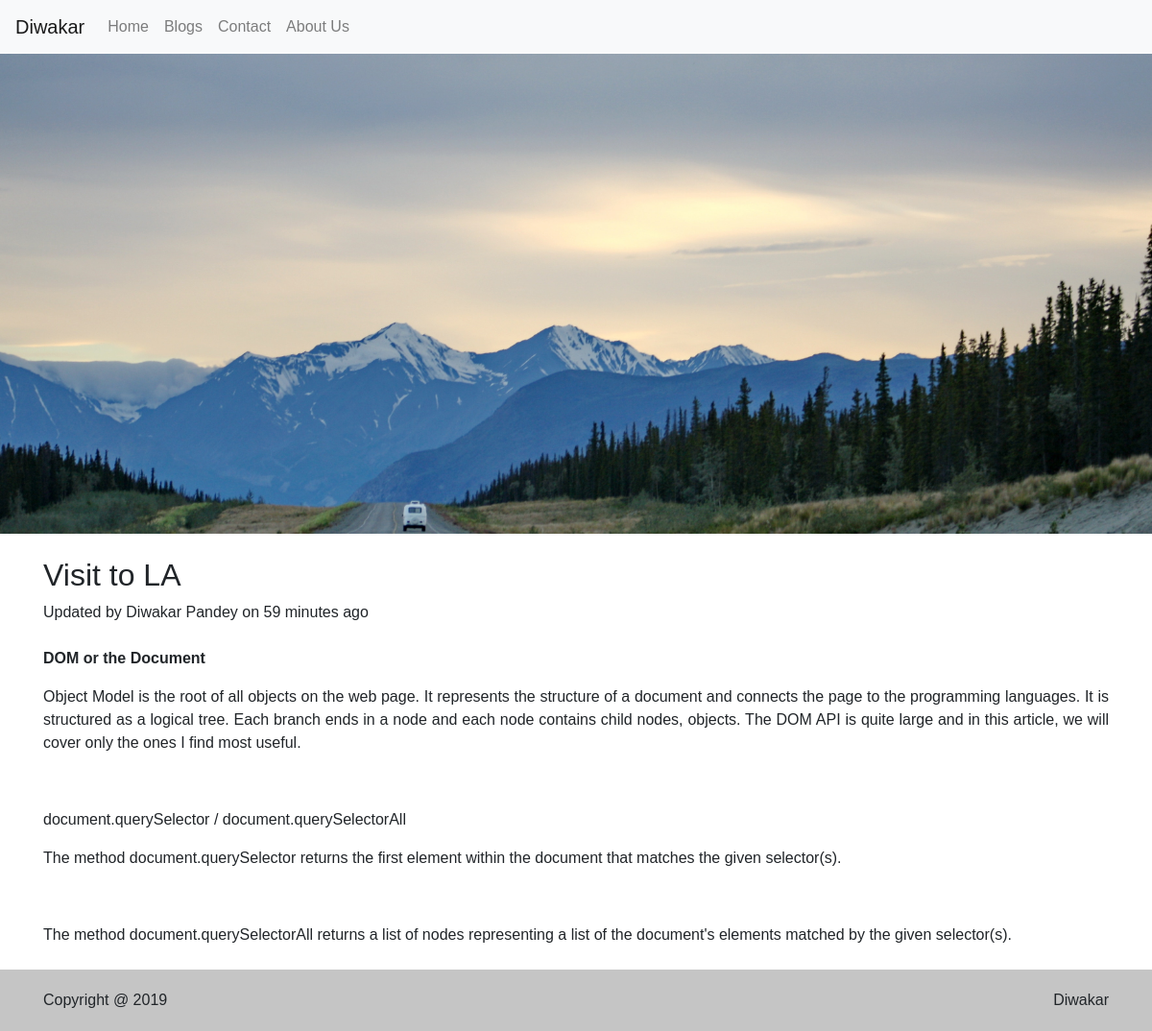
The app's page /blogs/1 with its own data.
### blog/models.py (models this page shows, shortened)
class Blog(models.Model):
    title = models.CharField(max_length=100)
    body = models.TextField()
    content = HTMLField(default="No content")
    cover_image = models.ImageField(upload_to="blogs", default="static/default_blog.jpg")
    created_date = models.DateTimeField(auto_now=True)
    created_by = models.ForeignKey(User, on_delete=models.SET_NULL, null=True)

### blog/views.py (the view)
# urls.py: path('<int:id>', blog_detail, name="blog_detail")
def blog_detail(request, id):
    context = {
        'blog': Blog.objects.get(pk=id)
    }
    return render(request, 'blog/blog_detail.html', context)

### blog/templates/blog/blog_detail.html (shortened to what this page needs)
{% extends 'blog/base/base.html' %}
{% load static %}
{% load humanize %}
{% block content %}
<div class="cover-image">
</div>
<div class="container">
    <div class="mt-4 mb-4">
        <h2>{{ blog.title }}</h2>
        <p>Updated by {{ blog.created_by.first_name }} {{ blog.created_by.last_name }} on {{ blog.created_date|naturaltime }}</p>
    </div>
    <div class="row">
        <div class="col-md-12">
            <div class="body mb-4">
                {{ blog.content|safe }}
            </div>
        </div>
    </div>
</div>
{% endblock %}

### blog/templates/blog/base/base.html (shortened to what this page needs)
<!doctype html>
<html lang="en">
  <head>
    <link rel="stylesheet" href="https://stackpath.bootstrapcdn.com/bootstrap/4.3.1/css/bootstrap.min.css">
  </head>
  <body>
    {% include 'blog/partial/navbar.html' %}
    {% block content %}
    {% endblock %}
    {% include 'blog/partial/footer.html' %}
  </body>
</html>

### blog/templates/blog/partial/navbar.html (shortened to what this page needs)
<nav class="navbar navbar-expand-lg navbar-light bg-light">
    <a class="navbar-brand" href="#">Diwakar</a>
    <div class="collapse navbar-collapse" id="navbarNav">
        <ul class="navbar-nav">
            <li class="nav-item">
                <a class="nav-link" href="#">Home</a>
            </li>
            <li class="nav-item">
                <a class="nav-link" href="{% url 'blog_list' %}">Blogs</a>
            </li>
            <li class="nav-item">
                <a class="nav-link" href="#">Contact</a>
            </li>
            <li class="nav-item">
                <a class="nav-link" href="{% url 'about_me' %}">About Us</a>
            </li>
        </ul>
    </div>
</nav>

### blog/templates/blog/partial/footer.html (shortened to what this page needs)
<footer>
    <div class="container">
        <div class="row">
            <div class="col-md-6">
                <span>Copyright @ 2019</span>
            </div>
            <div class="col-md-6 text-right">
                <span>Diwakar</span>
            </div>
        </div>
    </div>
</footer>

### blog/templates/blog/partial/footer.html (style rules this page uses)
footer { background-color: #c5c5c5; padding: 20px 0; position: relative; bottom: 0; width: 100%; }

### blog/templates/blog/base/base.html (style rules this page uses)
body { font-family: Arial, Helvetica, sans-serif; }

### records on screen
Blog: title "Visit to LA", created_by.first_name "Diwakar", created_by.last_name "Pandey", created_date "59 minutes ago", content "DOM or the Document Object Model is the root of all objects on the web page. It represents the structure of a document and connects the page to the programming languages. It is structured as a logical tree. Each branch ends in a node and each node contains child nodes, objects. The DOM API is quite large and in this article, we will cover only the ones I find most useful. document.querySelector / document.querySelectorAll The method document.querySelector returns the first element within the document that matches the given selector(s). The method document.querySelectorAll returns a list of nodes representing a list of the document's elements matched by the given selector(s)."
